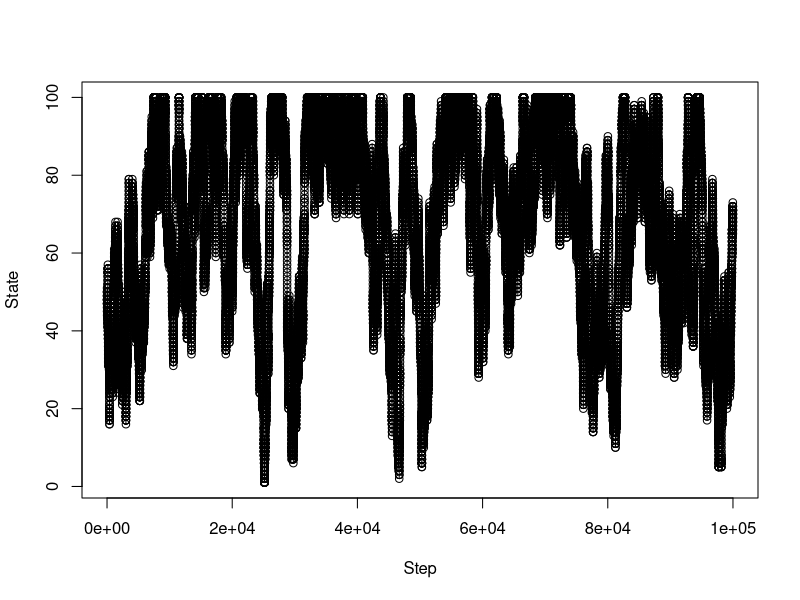
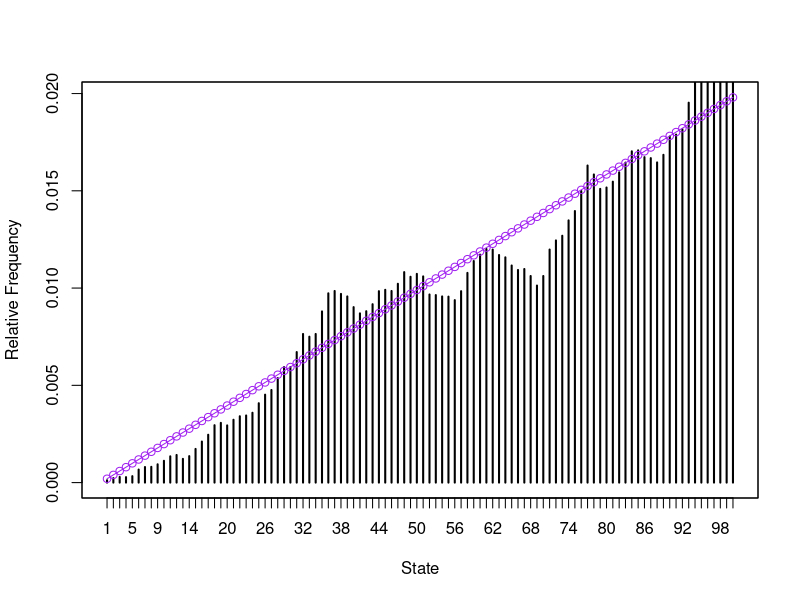

The R source for these figures, in order:
#Metropolis Hastings MCMC Algorithm
states = 1:100
Nstates = length(states)
pi = states 

Nsteps = 100000
theta = rep(NA, Nsteps)
theta[1] = round(Nstates / 2, 0) 

for (i in 2:Nsteps){
  current = theta[i - 1]
  proposed = sample(c(current + 1, current - 1), size = 1, prob = c(0.5, 0.5))
  if (!(proposed %in% states)){ #if move outside of specified range
    proposed = current
  }
  p = min(1, pi[proposed] / pi[current])
  theta[i] = sample(c(proposed, current), size = 1, prob = c(p, 1-p))
}

#trace plot

plot(1:Nsteps, theta, type = "o", xlim = c(1, Nsteps),
     ylim = c(1, Nstates), xlab = "Step", ylab = "State")

#frequency plot

plot(table(theta) / Nsteps, xlab = "State", ylab = "Relative Frequency",
     ylim = c(0, max(pi / sum(pi))), xlim = range(theta))
par(new = T)
plot(states, pi / sum(pi), type = 'o', ylim = c(0, max(pi / sum(pi))),
     yaxt = 'n', xaxt = 'n', xlab = "",ylab = "", xlim = range(theta),
     col = "purple")
